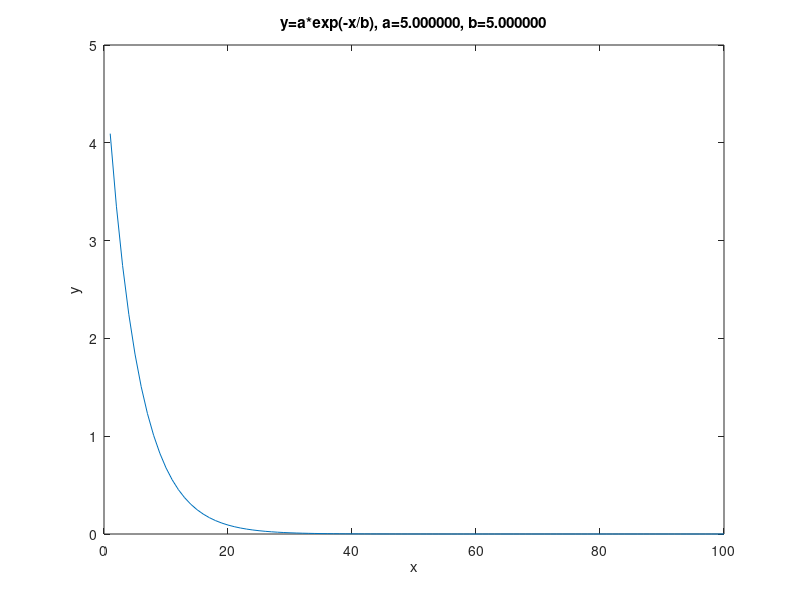
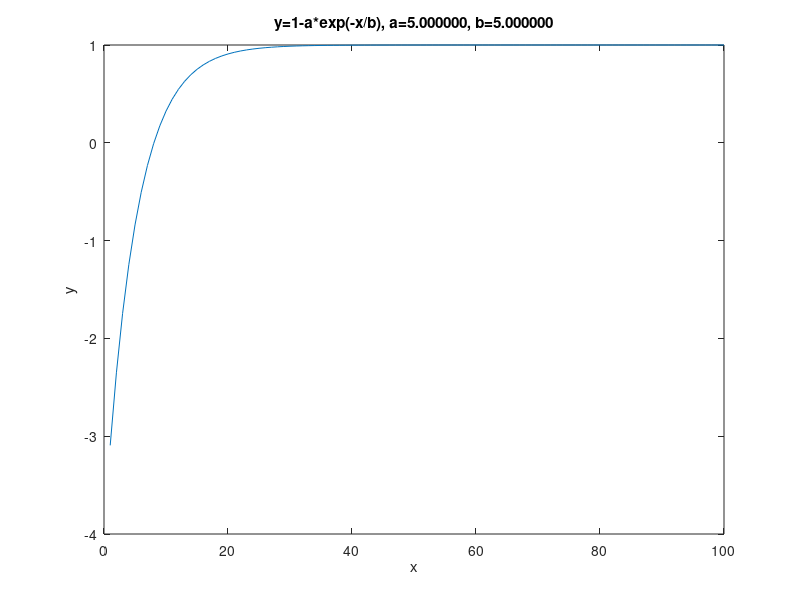

Source code (MATLAB) for these figures, in order: (Note: this script raises an error after producing the figures.)
% start with some curves
x=1:100;
for a=5
    for b=5
        y1=a*exp(-1.*x/b);
        figure
        plot(x,y1);
        myTitle = sprintf('y=a*exp(-x/b), a=%f, b=%f', a,b);
        title(myTitle);
        xlabel('x');
        ylabel('y');

        y2=1-a*exp(-1.*x/b); % SHAPE FOR 1702 PEAK TIME SERIES
        figure
        plot(x,y2);
        myTitle = sprintf('y=1-a*exp(-x/b), a=%f, b=%f', a,b);
        title(myTitle);
        xlabel('x');
        ylabel('y');
    end
end

% now play with y1 and y2 and try to fit them to a model
%result1 = curveFitting(x, 0, y1, 1, [0.01 0.01]);
%result2 = curveFitting(x, 0, y2, 2, [0.01 0.01]);
result3 = curveFitting(x, 0, y1, 2, [0.01 0.01]);
pause(1);
result4 = curveFitting(x, 0, y2, 1, [0.01 0.01]);

function j = curveFitting(t, offset, y, model, startPoint)
    % To avoid this error: "NaN computed by model function, fitting cannot continue.
    % Try using or tightening upper and lower bounds on coefficients.", do not set
    % start point to 0. 
    % Ref=https://www.mathworks.com/matlabcentral/answers/132082-curve-fitting-toolbox-error
    switch model
        case 1
            % it's like discharging capacitor
            g = fittype('1 - a*exp(-1*x/b)');
        case 2
            % it's like charging capacitor
            g = fittype('a*exp(-1*x/b)');
     end

    xCurve = (t-offset)';
    yCurve = y';
    % xCurve and yCurve are both nx1 row-column form 
    % StartPoint wants 2 points for this type of fit
    f0 = fit(xCurve,yCurve,g,'StartPoint',startPoint);

    % set the range to draw the exponential curve
    numRows = size(xCurve,1);
    startXX = xCurve(1);
    finishXX = xCurve(numRows);
    xx = linspace(startXX, finishXX, numRows);
    figure
    plot(xCurve,yCurve,'o',xx,f0(xx));
    fprintf('a=%f, b=%f\n', f0.a, f0.b);
    j = f0;
end